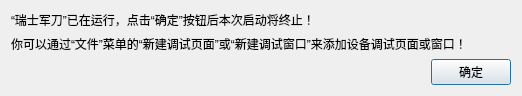
<?xml version="1.0" encoding="UTF-8"?>
<ui version="4.0">
 <class>SAKSingletonErrorDialog</class>
 <widget class="QDialog" name="SAKSingletonErrorDialog">
  <property name="geometry">
   <rect>
    <x>0</x>
    <y>0</y>
    <width>522</width>
    <height>77</height>
   </rect>
  </property>
  <property name="windowTitle">
   <string>程序已运行</string>
  </property>
  <layout class="QGridLayout" name="gridLayout">
   <item row="2" column="1">
    <widget class="QPushButton" name="pushButton">
     <property name="text">
      <string>确定</string>
     </property>
    </widget>
   </item>
   <item row="1" column="0" colspan="2">
    <widget class="QLabel" name="label_2">
     <property name="text">
      <string>你可以通过“文件”菜单的“新建调试页面”或“新建调试窗口”来添加设备调试页面或窗口！</string>
     </property>
    </widget>
   </item>
   <item row="0" column="0" colspan="2">
    <widget class="QLabel" name="label">
     <property name="text">
      <string>“瑞士军刀”已在运行，点击“确定”按钮后本次启动将终止！</string>
     </property>
    </widget>
   </item>
   <item row="2" column="0">
    <spacer name="horizontalSpacer">
     <property name="orientation">
      <enum>Qt::Horizontal</enum>
     </property>
     <property name="sizeHint" stdset="0">
      <size>
       <width>40</width>
       <height>20</height>
      </size>
     </property>
    </spacer>
   </item>
  </layout>
 </widget>
 <resources/>
 <connections>
  <connection>
   <sender>pushButton</sender>
   <signal>clicked()</signal>
   <receiver>SAKSingletonErrorDialog</receiver>
   <slot>accept()</slot>
   <hints>
    <hint type="sourcelabel">
     <x>480</x>
     <y>54</y>
    </hint>
    <hint type="destinationlabel">
     <x>346</x>
     <y>45</y>
    </hint>
   </hints>
  </connection>
 </connections>
</ui>
